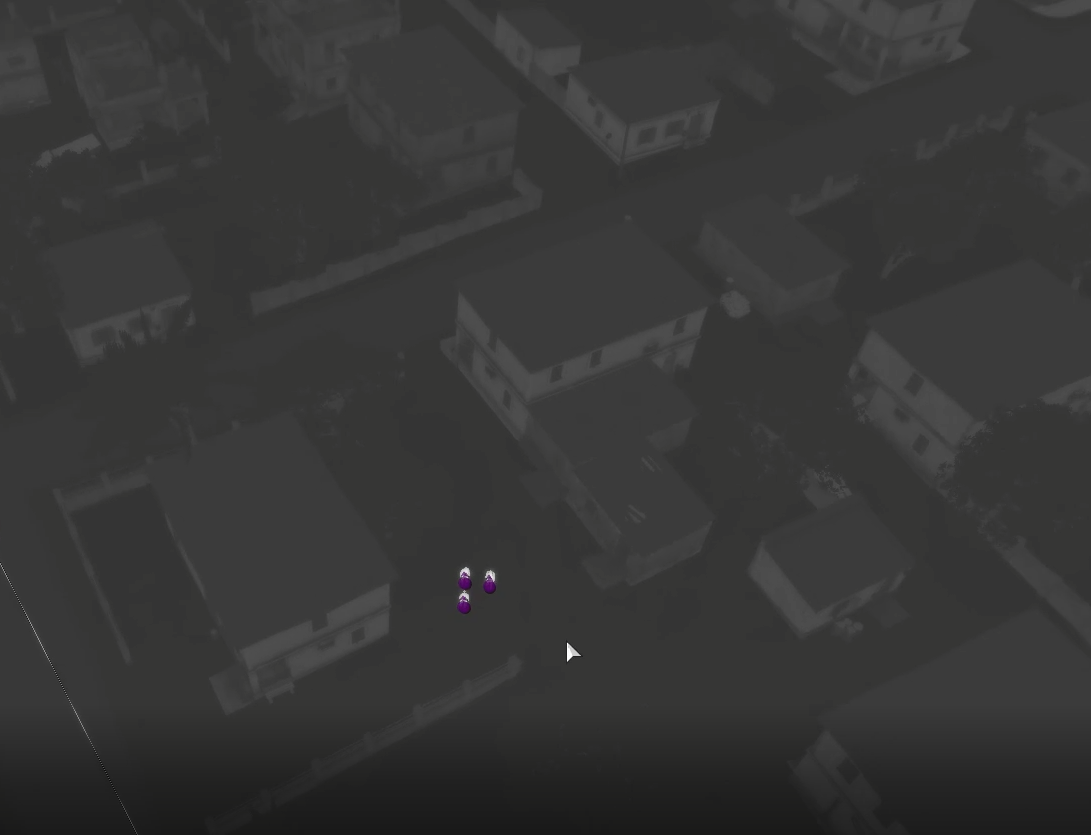
#> input picture 02-projeto-ufrj-2022/arma3-2022/amostra/412.PNG, 1091 x 835 px
$ python teste_fidelidade.py --img ../../02-projeto-ufrj-2022/arma3-2022/amostra/412.PNG
#> lines starting #> are read from the running program, lines starting #| are printed output that depends on the picture; after the words box and inside, x2 and y2 are one past the last pixel; in counts of white or black regions, pixels touching at a corner belong together
#!/usr/bin/env python3
"""
teste_fidelidade.py: mede, com número, a diferença entre as iterações do gerador e o alvo da
`RUBRICA-FIDELIDADE.md`. Roda fora do Blender, no venv de treino.

Por que existe: nas três vezes em que o loop andou para trás, a causa foi um bug de código que
a inspeção visual do render não pega (ColorRamp sem cor, ramo inalcançável, filtro que descarta
93% das tentativas). Olhar para a imagem e achar que melhorou não é evidência. Este script é o
que separa "melhorou" de "parece ter melhorado".

Cada métrica tem faixa alvo declarada, derivada da rubrica ou de fotografia aérea de favela
carioca ao meio-dia. A saída é uma tabela por iteração mais um veredito por métrica.

Uso:
  python teste_fidelidade.py                      # compara todas as versões em 06-resultados
  python teste_fidelidade.py --img caminho.png    # mede uma imagem só
  python teste_fidelidade.py --csv saida.csv
"""
import argparse
import csv
import glob
import re
import os

import numpy as np
from PIL import Image

# (nome, minimo, maximo, o que significa fora da faixa)
ALVOS = [
    ("luminancia_media", 90.0, 140.0, "cena sub ou superexposta para dia claro"),
    ("contraste_linear", 3.5, 4.5, "histograma de dois modos (sol e sombra) sem meio-tom"),
    ("meio_tom_pct", 35.0, 62.0, "faltam os tons medios que uma exposicao unica de sensor da"),
    ("escuro_pct", 0.0, 16.0, "sombra virou buraco sem informacao"),
    ("sombra_B_sobre_R", 0.70, 1.30, "sombra sem componente de ceu, cor de tijolo"),
    ("saturacao_media", 0.14, 0.24, "fora da faixa da fotografia aerea real de favela"),
    ("laranja_pct", 12.0, 30.0, "telha ceramica de menos ou monocromia laranja"),
    ("azul_forte_pct", 0.0, 1.2, "confete azul: caixa d'agua saturada demais e em excesso"),
    ("verde_telhado_pct", 0.0, 1.0, "telhado verde, que a referencia carioca nao tem"),
    ("anisotropia_0_90", 0.0, 1.60, "grade ortogonal legivel, assinatura de geracao procedural"),
]


def mede(caminho):
    a = np.asarray(Image.open(caminho).convert("RGB")).astype(np.float32) / 255.0
    L = a.mean(2)
    # CONTRASTE EM CENA LINEAR. Medir log2(p90/p10) direto em DN de tela da um numero
    # sistematicamente menor e nao comparavel ao alvo da rubrica: na mesma imagem, 3,09 em DN
    # corresponde a 4,87 em cena linear. Errar isso faz um item que reprova parecer que passa.
    lin = np.where(L <= 0.04045, L / 12.92, ((L + 0.055) / 1.055) ** 2.4)
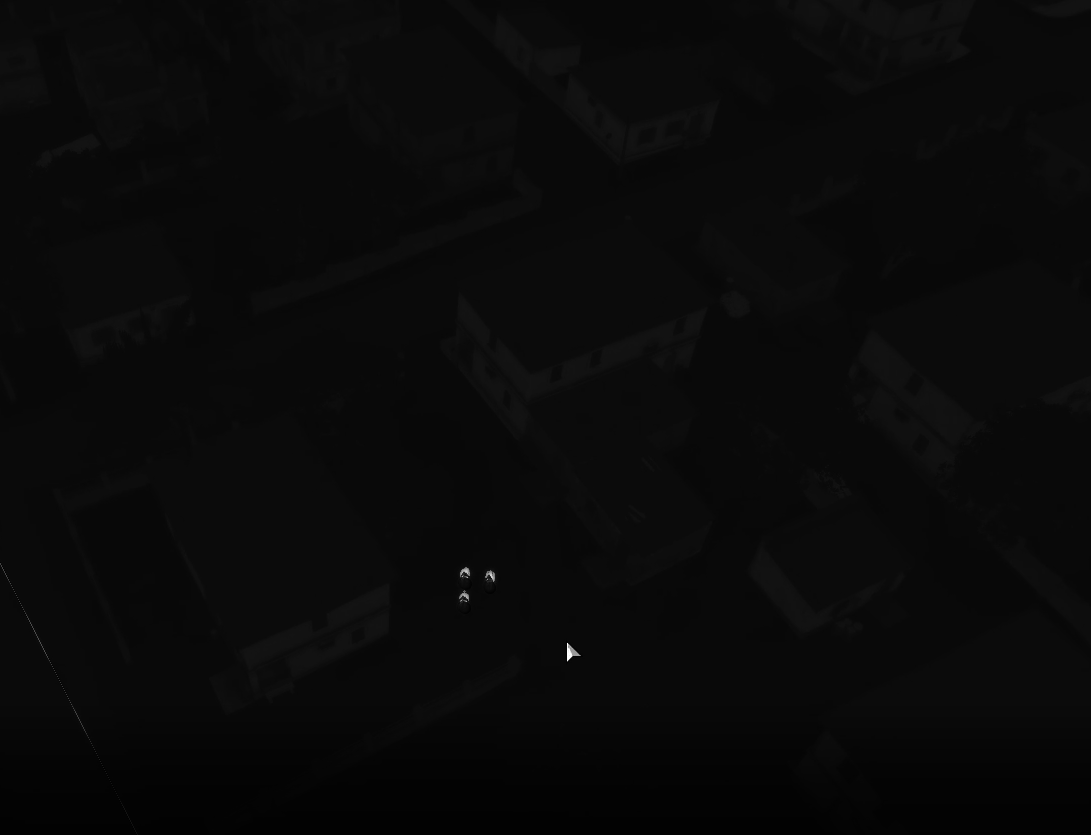
#> lin: shape (835, 1091) float32; min 0.00243, max 1, mean 0.0387
    p10, p90 = np.percentile(lin, [10, 90])
#> p10 = 0.0248; p90 = 0.0497
    escuro = L[L < np.percentile(L, 12)]
    sh = a[L < np.percentile(L, 12)].mean(0) if len(escuro) else np.zeros(3)
#> sh = [0.14, 0.14, 0.139]

    mx, mn = a.max(2), a.min(2)
    sat = np.where(mx > 1e-6, (mx - mn) / np.maximum(mx, 1e-6), 0.0)
    # matiz por maximo de canal, barato e suficiente para separar laranja de verde
    r, g, b = a[..., 0], a[..., 1], a[..., 2]
    delta = np.maximum(mx - mn, 1e-6)
    hue = np.where(mx == r, ((g - b) / delta) % 6,
                   np.where(mx == g, (b - r) / delta + 2, (r - g) / delta + 4)) * 60.0
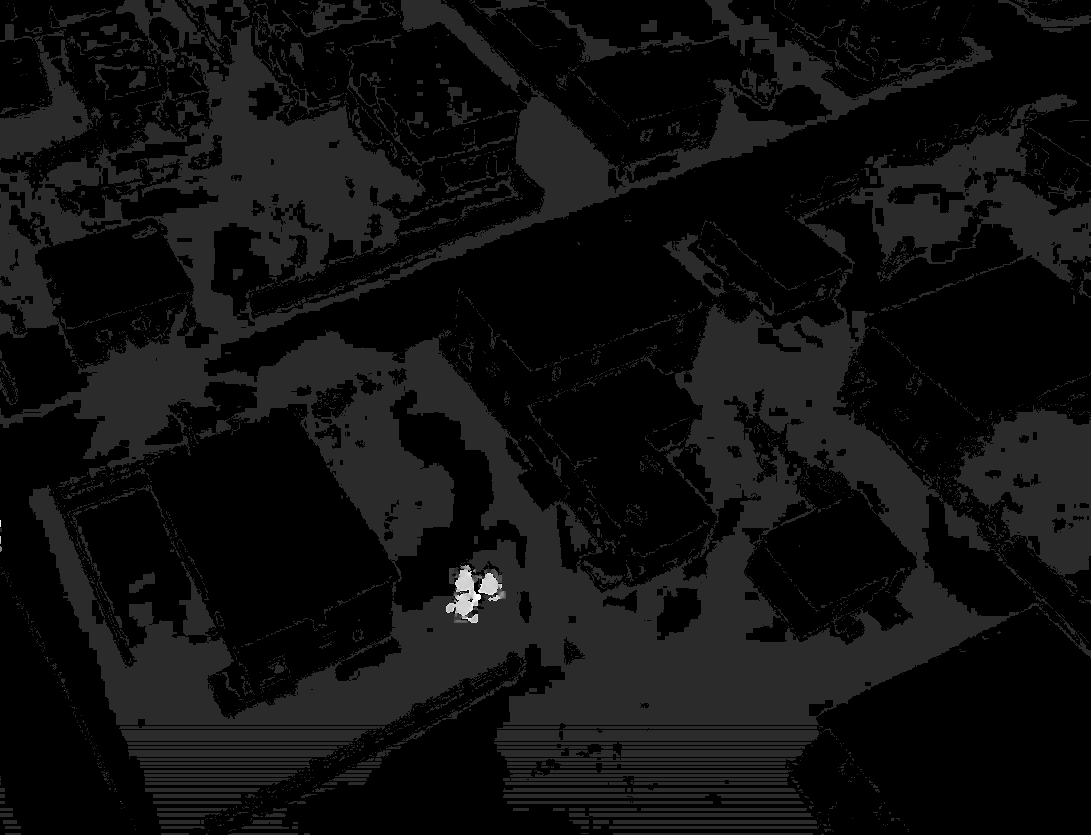
#> hue: shape (835, 1091) float32; min 0, max 348, mean 21.8; drawn with min black and max white
    ilum = L > 0.30
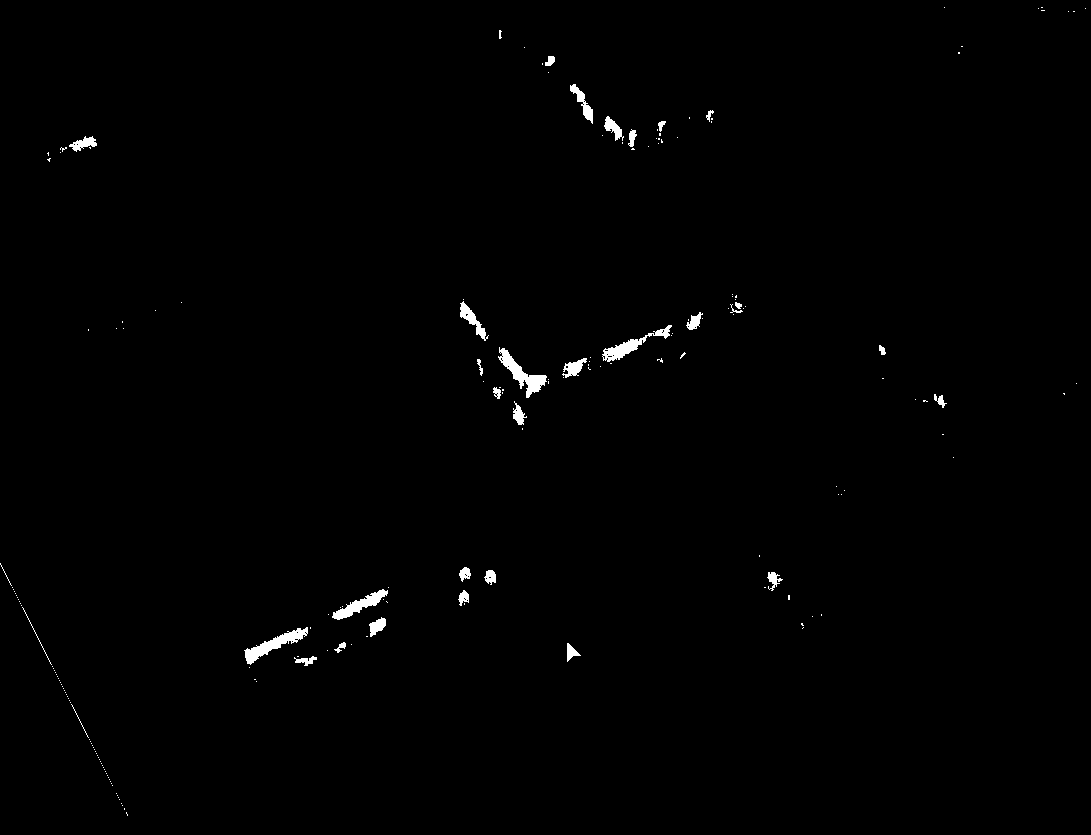
#> ilum: shape (835, 1091) bool; 0.68% white; 193 white regions (160 under 20 px), largest, box (x1, y1, x2, y2) and area: (498, 347, 547, 398) 741, (244, 627, 308, 665) 722, (602, 325, 672, 362) 611
    laranja = ilum & (hue > 10) & (hue < 45) & (sat > 0.25)
#> laranja: shape (835, 1091) bool; every value is 0
    azul_forte = ilum & (hue > 185) & (hue < 250) & (sat > 0.35)
    verde = ilum & (hue > 65) & (hue < 175) & (sat > 0.25) & (L > 0.42)   # verde CLARO: telhado,
    # a mata e escura e fica de fora pelo corte de luminancia

    # anisotropia: energia de aresta em 0 e 90 graus contra o esperado isotropico
    gy, gx = np.gradient(L)
    mag = np.hypot(gx, gy)
    forte = mag > np.percentile(mag, 88)
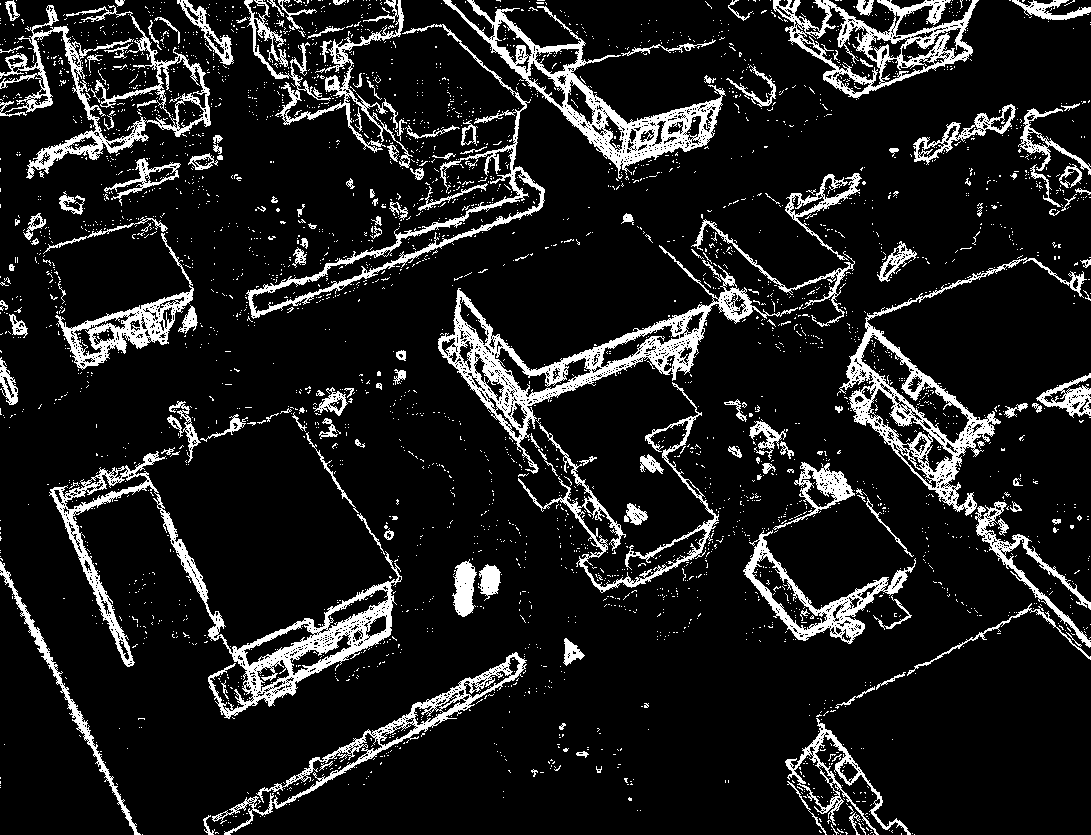
#> forte: shape (835, 1091) bool; 11.9% white; 3438 white regions (3275 under 20 px), largest, box (x1, y1, x2, y2) and area: (49, 451, 402, 719) 10454, (438, 245, 798, 474) 9956, (443, 0, 726, 179) 7640
    ang = (np.degrees(np.arctan2(gy[forte], gx[forte])) % 180.0)
    if len(ang):
        card = float(((ang < 7.5) | (ang > 172.5) | (np.abs(ang - 90) < 7.5)).mean())
#> card = 0.179
        aniso = card / (15.0 / 180.0)     # 15 graus de 180 e a fracao isotropica
#> aniso = 2.15
    else:
        aniso = float("nan")

    return {
        "luminancia_media": float(L.mean() * 255),
        "contraste_linear": float(np.log2(max(p90, 1e-9) / max(p10, 1e-9))),
        "meio_tom_pct": float(((L * 255 >= 60) & (L * 255 <= 150)).mean() * 100),
        "escuro_pct": float((L * 255 < 25).mean() * 100),
        "sombra_B_sobre_R": float(sh[2] / max(sh[0], 1e-6)),
        "saturacao_media": float(sat.mean()),
        "laranja_pct": float(laranja.mean() * 100),
        "azul_forte_pct": float(azul_forte.mean() * 100),
        "verde_telhado_pct": float(verde.mean() * 100),
        "anisotropia_0_90": float(aniso),
    }


def veredito(nome, v):
    for m, lo, hi, _ in ALVOS:
        if m == nome:
            if np.isnan(v):
                return "?"
            return "ok" if lo <= v <= hi else ("baixo" if v < lo else "alto")
    return ""


ap = argparse.ArgumentParser()
ap.add_argument("--img", default=None, help="mede uma imagem so")
ap.add_argument("--dir", default=os.path.join(os.path.dirname(os.path.abspath(__file__)),
                                              "..", "..", "06-resultados"))
ap.add_argument("--csv", default=None)
args = ap.parse_args()

if args.img:
    alvos = [(os.path.basename(args.img), args.img)]
else:
    achados = glob.glob(os.path.join(args.dir, "morro_v*_nadir.jpg"))
    # ordem NUMERICA, nao alfabetica: alfabetica poe v10 antes de v3 e o "mais recente"
    # do relatorio sai errado, que e exatamente o tipo de erro silencioso que este script existe
    # para evitar.
    def _n(p):
        m = re.search(r"morro_v(\d+)_", os.path.basename(p))
        return int(m.group(1)) if m else 0
    alvos = [(os.path.basename(p).replace("morro_", "").replace("_nadir.jpg", ""), p)
             for p in sorted(achados, key=_n)]

if not alvos:
    raise SystemExit("nada para medir")

linhas = []
for nome, p in alvos:
    r = mede(p)
#> r = 10 items
    r["versao"] = nome
    linhas.append(r)

cols = [m for m, _, _, _ in ALVOS]
larg = max(len(c) for c in cols) + 2
print(f"\n{'metrica':<{larg}} {'alvo':>14} " + " ".join(f"{l['versao']:>10}" for l in linhas))
#| metrica                       alvo    412.PNG
print("-" * (larg + 16 + 11 * len(linhas)))
for m, lo, hi, _ in ALVOS:
    faixa = f"{lo:g} a {hi:g}"
    cel = []
    for l in linhas:
        v = l[m]
        marca = {"ok": " ", "baixo": "v", "alto": "^", "?": "?"}[veredito(m, v)]
        cel.append(f"{v:>9.2f}{marca}")
    print(f"{m:<{larg}} {faixa:>14} " + " ".join(cel))

print("\nfora da faixa na versao mais recente:")
ultima = linhas[-1]
#> ultima = 11 items
algum = False
for m, lo, hi, porque in ALVOS:
    if veredito(m, ultima[m]) not in ("ok", "?"):
        print(f"  {m} = {ultima[m]:.2f} (alvo {lo:g} a {hi:g}): {porque}")
        algum = True
#> this loop made 10 passes
#|   luminancia_media = 54.49 (alvo 90 a 140): cena sub ou superexposta para dia claro
#|   contraste_linear = 1.00 (alvo 3.5 a 4.5): histograma de dois modos (sol e sombra) sem meio-tom
#|   meio_tom_pct = 13.94 (alvo 35 a 62): faltam os tons medios que uma exposicao unica de sensor da
#|   saturacao_media = 0.01 (alvo 0.14 a 0.24): fora da faixa da fotografia aerea real de favela
#|   laranja_pct = 0.00 (alvo 12 a 30): telha ceramica de menos ou monocromia laranja
#|   anisotropia_0_90 = 2.15 (alvo 0 a 1.6): grade ortogonal legivel, assinatura de geracao procedural
if not algum:
    print("  nenhuma. Todas as metricas medidas estao dentro da faixa.")

if args.csv:
    with open(args.csv, "w", newline="", encoding="utf-8") as f:
        w = csv.DictWriter(f, fieldnames=["versao"] + cols)
        w.writeheader()
        for l in linhas:
            w.writerow({k: l[k] for k in ["versao"] + cols})
    print(f"\ngravado {args.csv}")
